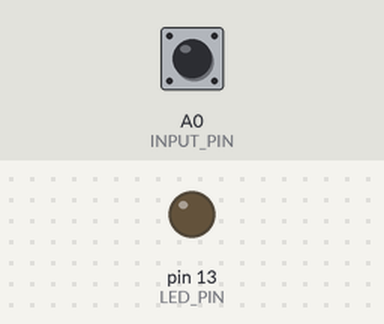
Bench run of a sketch on a simulated Arduino Uno, built with avr-gcc and run on an emulated ATmega328P. Shown: output pins drawn as LEDs (lit = HIGH). The inputs (shaded band) are chosen by the test bench; at power-on: A0 (INPUT_PIN) HIGH.

Above: at 1.2 s.
1.3 s: A0 (INPUT_PIN) pulled LOW for 0.15 s
At 1.37 s:
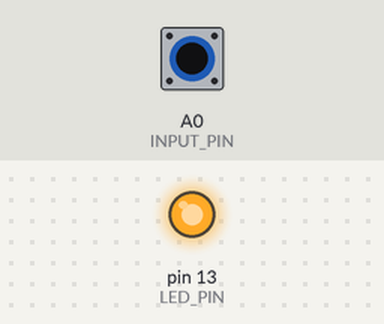
2.9 s: A0 (INPUT_PIN) pulled LOW for 3.2 s
At 6.8 s:
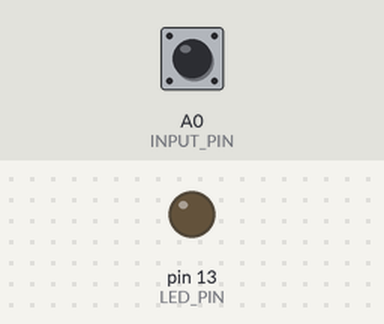
Timing chart, 0 to 8.3 s (numbered marks = the images above; inputs shaded):
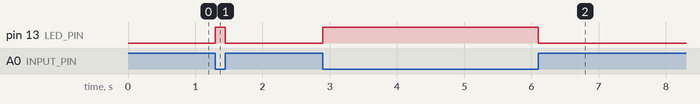

Measured:
- after the input at 1.3 s, pin 13 (LED_PIN): LOW → HIGH at once, → LOW 0.15 s later
- after the input at 2.9 s, pin 13 (LED_PIN): LOW → HIGH at once, → LOW 3.2 s later

The sketch:

main.ino
```cpp
#define INPUT_PIN A0
#define LED_PIN 13

bool sensorValue = false;  // variable to store the value coming from the sensor

void setup() {

    // start serial connection
    Serial.begin(57600); // must match ano.ini

    pinMode(LED_PIN, OUTPUT);
    digitalWrite(LED_PIN, sensorValue);

    // set pullup on analog pin 0
    // Because the signal pin is wired to ground, we need to enable the pullup resistor to form a voltage divider.
    pinMode(INPUT_PIN, INPUT);
    digitalWrite(INPUT_PIN, HIGH);

}

void loop() {

    // read the value from the sensor:
    sensorValue = !digitalRead(INPUT_PIN);
    //Serial.println(sensorValue);

    digitalWrite(LED_PIN, sensorValue);

    //delay(1000);
}
```
